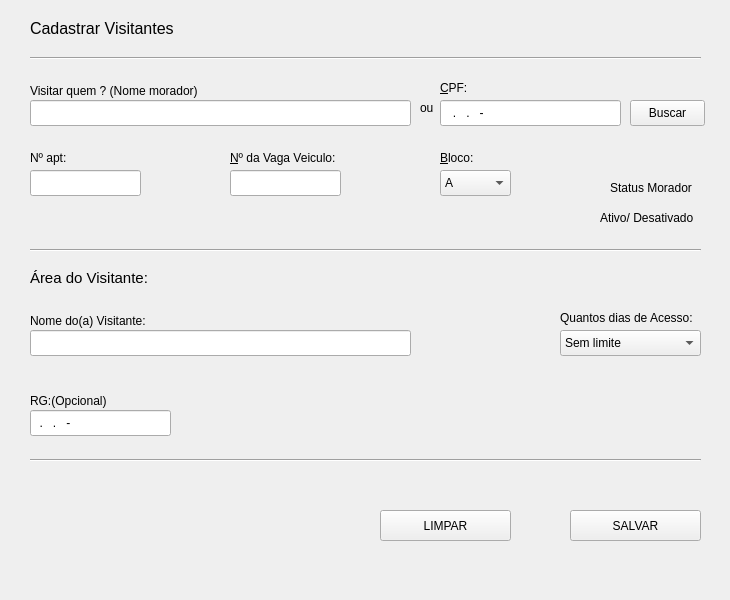
<?xml version="1.0" encoding="UTF-8"?>
<ui version="4.0">
 <class>janelaCadastrarMoradores</class>
 <widget class="QMainWindow" name="janelaCadastrarMoradores">
  <property name="geometry">
   <rect>
    <x>0</x>
    <y>0</y>
    <width>730</width>
    <height>600</height>
   </rect>
  </property>
  <property name="minimumSize">
   <size>
    <width>730</width>
    <height>600</height>
   </size>
  </property>
  <property name="maximumSize">
   <size>
    <width>730</width>
    <height>650</height>
   </size>
  </property>
  <property name="baseSize">
   <size>
    <width>725</width>
    <height>650</height>
   </size>
  </property>
  <property name="windowTitle">
   <string>PrimeCondo</string>
  </property>
  <property name="windowIcon">
   <iconset>
    <normaloff>../img/logo.png</normaloff>../img/logo.png</iconset>
  </property>
  <property name="iconSize">
   <size>
    <width>30</width>
    <height>30</height>
   </size>
  </property>
  <widget class="QWidget" name="centralwidget">
   <widget class="QLabel" name="lblNomeCompleto">
    <property name="geometry">
     <rect>
      <x>30</x>
      <y>80</y>
      <width>181</width>
      <height>21</height>
     </rect>
    </property>
    <property name="font">
     <font>
      <family>MS Shell Dlg 2</family>
      <pointsize>9</pointsize>
      <italic>false</italic>
     </font>
    </property>
    <property name="text">
     <string>Visitar quem ? (Nome morador)</string>
    </property>
    <property name="buddy">
     <cstring>inputNomeCompleto</cstring>
    </property>
   </widget>
   <widget class="QLabel" name="lblCpf">
    <property name="geometry">
     <rect>
      <x>440</x>
      <y>80</y>
      <width>55</width>
      <height>16</height>
     </rect>
    </property>
    <property name="font">
     <font>
      <pointsize>9</pointsize>
     </font>
    </property>
    <property name="text">
     <string>&amp;CPF:</string>
    </property>
    <property name="buddy">
     <cstring>inputCpf</cstring>
    </property>
   </widget>
   <widget class="QComboBox" name="comboBoxNumDias">
    <property name="enabled">
     <bool>true</bool>
    </property>
    <property name="geometry">
     <rect>
      <x>560</x>
      <y>330</y>
      <width>141</width>
      <height>26</height>
     </rect>
    </property>
    <property name="font">
     <font>
      <pointsize>9</pointsize>
     </font>
    </property>
    <property name="layoutDirection">
     <enum>Qt::LeftToRight</enum>
    </property>
    <item>
     <property name="text">
      <string>Sem limite</string>
     </property>
    </item>
    <item>
     <property name="text">
      <string>1</string>
     </property>
    </item>
    <item>
     <property name="text">
      <string>2</string>
     </property>
    </item>
    <item>
     <property name="text">
      <string>3</string>
     </property>
    </item>
    <item>
     <property name="text">
      <string>4</string>
     </property>
    </item>
    <item>
     <property name="text">
      <string>5</string>
     </property>
    </item>
    <item>
     <property name="text">
      <string>6</string>
     </property>
    </item>
   </widget>
   <widget class="QLabel" name="lblTipoMorador">
    <property name="geometry">
     <rect>
      <x>560</x>
      <y>310</y>
      <width>141</width>
      <height>16</height>
     </rect>
    </property>
    <property name="font">
     <font>
      <pointsize>9</pointsize>
     </font>
    </property>
    <property name="text">
     <string>Quantos dias de Acesso:</string>
    </property>
    <property name="buddy">
     <cstring>comboBoxNumDias</cstring>
    </property>
   </widget>
   <widget class="QPushButton" name="btnSalvarVisi">
    <property name="geometry">
     <rect>
      <x>570</x>
      <y>510</y>
      <width>131</width>
      <height>31</height>
     </rect>
    </property>
    <property name="text">
     <string>SALVAR</string>
    </property>
    <property name="autoDefault">
     <bool>false</bool>
    </property>
   </widget>
   <widget class="Line" name="line_2">
    <property name="geometry">
     <rect>
      <x>30</x>
      <y>240</y>
      <width>671</width>
      <height>20</height>
     </rect>
    </property>
    <property name="orientation">
     <enum>Qt::Horizontal</enum>
    </property>
   </widget>
   <widget class="QLabel" name="lblTituloCadastrarMoradores">
    <property name="geometry">
     <rect>
      <x>30</x>
      <y>20</y>
      <width>271</width>
      <height>16</height>
     </rect>
    </property>
    <property name="font">
     <font>
      <pointsize>12</pointsize>
     </font>
    </property>
    <property name="text">
     <string>Cadastrar Visitantes</string>
    </property>
   </widget>
   <widget class="QPushButton" name="btnLimpar">
    <property name="geometry">
     <rect>
      <x>380</x>
      <y>510</y>
      <width>131</width>
      <height>31</height>
     </rect>
    </property>
    <property name="text">
     <string>LIMPAR</string>
    </property>
   </widget>
   <widget class="Line" name="line">
    <property name="geometry">
     <rect>
      <x>30</x>
      <y>50</y>
      <width>671</width>
      <height>16</height>
     </rect>
    </property>
    <property name="orientation">
     <enum>Qt::Horizontal</enum>
    </property>
   </widget>
   <widget class="QLineEdit" name="inputNomeCompleto">
    <property name="geometry">
     <rect>
      <x>30</x>
      <y>100</y>
      <width>381</width>
      <height>26</height>
     </rect>
    </property>
    <property name="styleSheet">
     <string notr="true">font: 9pt &quot;MS Shell Dlg 2&quot;;
</string>
    </property>
    <property name="maxLength">
     <number>85</number>
    </property>
   </widget>
   <widget class="QLineEdit" name="inputCpf">
    <property name="geometry">
     <rect>
      <x>440</x>
      <y>100</y>
      <width>181</width>
      <height>26</height>
     </rect>
    </property>
    <property name="inputMask">
     <string>000.000.000-00</string>
    </property>
    <property name="maxLength">
     <number>14</number>
    </property>
    <property name="echoMode">
     <enum>QLineEdit::Normal</enum>
    </property>
    <property name="cursorPosition">
     <number>0</number>
    </property>
    <property name="placeholderText">
     <string>Digite só números</string>
    </property>
   </widget>
   <widget class="QLabel" name="lblResultado">
    <property name="geometry">
     <rect>
      <x>450</x>
      <y>400</y>
      <width>251</width>
      <height>31</height>
     </rect>
    </property>
    <property name="font">
     <font>
      <family>Arial</family>
      <pointsize>12</pointsize>
     </font>
    </property>
    <property name="text">
     <string/>
    </property>
   </widget>
   <widget class="QPushButton" name="btnAtualizarMorador">
    <property name="geometry">
     <rect>
      <x>630</x>
      <y>100</y>
      <width>75</width>
      <height>26</height>
     </rect>
    </property>
    <property name="text">
     <string>Buscar</string>
    </property>
   </widget>
   <widget class="QLabel" name="label">
    <property name="geometry">
     <rect>
      <x>420</x>
      <y>100</y>
      <width>21</width>
      <height>16</height>
     </rect>
    </property>
    <property name="text">
     <string>ou</string>
    </property>
   </widget>
   <widget class="QLabel" name="lblBloco">
    <property name="geometry">
     <rect>
      <x>440</x>
      <y>150</y>
      <width>55</width>
      <height>16</height>
     </rect>
    </property>
    <property name="font">
     <font>
      <pointsize>9</pointsize>
     </font>
    </property>
    <property name="text">
     <string>&amp;Bloco:</string>
    </property>
    <property name="buddy">
     <cstring>comboBoxBloco</cstring>
    </property>
   </widget>
   <widget class="QComboBox" name="comboBoxBloco">
    <property name="enabled">
     <bool>true</bool>
    </property>
    <property name="geometry">
     <rect>
      <x>440</x>
      <y>170</y>
      <width>71</width>
      <height>26</height>
     </rect>
    </property>
    <property name="font">
     <font>
      <pointsize>9</pointsize>
     </font>
    </property>
    <item>
     <property name="text">
      <string>A</string>
     </property>
    </item>
    <item>
     <property name="text">
      <string>B</string>
     </property>
    </item>
    <item>
     <property name="text">
      <string>C</string>
     </property>
    </item>
    <item>
     <property name="text">
      <string>D</string>
     </property>
    </item>
   </widget>
   <widget class="QLabel" name="lblNumeroVaga">
    <property name="geometry">
     <rect>
      <x>230</x>
      <y>150</y>
      <width>111</width>
      <height>16</height>
     </rect>
    </property>
    <property name="font">
     <font>
      <pointsize>9</pointsize>
     </font>
    </property>
    <property name="text">
     <string>&amp;Nº da Vaga Veiculo:</string>
    </property>
    <property name="buddy">
     <cstring>inputNumeroVaga</cstring>
    </property>
   </widget>
   <widget class="QLineEdit" name="inputNumeroVaga">
    <property name="enabled">
     <bool>true</bool>
    </property>
    <property name="geometry">
     <rect>
      <x>230</x>
      <y>170</y>
      <width>111</width>
      <height>26</height>
     </rect>
    </property>
    <property name="inputMask">
     <string>0000</string>
    </property>
    <property name="maxLength">
     <number>4</number>
    </property>
    <property name="cursorPosition">
     <number>0</number>
    </property>
   </widget>
   <widget class="QLabel" name="lblPossuiVeiculo_2">
    <property name="geometry">
     <rect>
      <x>610</x>
      <y>180</y>
      <width>91</width>
      <height>16</height>
     </rect>
    </property>
    <property name="font">
     <font>
      <pointsize>9</pointsize>
     </font>
    </property>
    <property name="text">
     <string>Status Morador</string>
    </property>
    <property name="buddy">
     <cstring>radioButtonOpcaoSim</cstring>
    </property>
   </widget>
   <widget class="QLineEdit" name="inputNumeroApartamento">
    <property name="geometry">
     <rect>
      <x>30</x>
      <y>170</y>
      <width>111</width>
      <height>26</height>
     </rect>
    </property>
    <property name="inputMask">
     <string>0000</string>
    </property>
    <property name="maxLength">
     <number>4</number>
    </property>
    <property name="echoMode">
     <enum>QLineEdit::Normal</enum>
    </property>
    <property name="cursorPosition">
     <number>0</number>
    </property>
   </widget>
   <widget class="QLabel" name="lblNumeroApartamento">
    <property name="geometry">
     <rect>
      <x>30</x>
      <y>150</y>
      <width>101</width>
      <height>16</height>
     </rect>
    </property>
    <property name="font">
     <font>
      <pointsize>9</pointsize>
     </font>
    </property>
    <property name="text">
     <string>Nº apt:</string>
    </property>
    <property name="buddy">
     <cstring>inputNumeroApartamento</cstring>
    </property>
   </widget>
   <widget class="QLabel" name="lblPossuiVeiculo_3">
    <property name="geometry">
     <rect>
      <x>600</x>
      <y>210</y>
      <width>101</width>
      <height>16</height>
     </rect>
    </property>
    <property name="font">
     <font>
      <pointsize>9</pointsize>
     </font>
    </property>
    <property name="text">
     <string>Ativo/ Desativado</string>
    </property>
    <property name="buddy">
     <cstring>radioButtonOpcaoSim</cstring>
    </property>
   </widget>
   <widget class="QLineEdit" name="inputNomeVisitante">
    <property name="geometry">
     <rect>
      <x>30</x>
      <y>330</y>
      <width>381</width>
      <height>26</height>
     </rect>
    </property>
    <property name="styleSheet">
     <string notr="true">font: 9pt &quot;MS Shell Dlg 2&quot;;
</string>
    </property>
    <property name="maxLength">
     <number>85</number>
    </property>
   </widget>
   <widget class="QLabel" name="lblNomeCompleto_3">
    <property name="geometry">
     <rect>
      <x>30</x>
      <y>310</y>
      <width>181</width>
      <height>21</height>
     </rect>
    </property>
    <property name="font">
     <font>
      <family>MS Shell Dlg 2</family>
      <pointsize>9</pointsize>
      <italic>false</italic>
     </font>
    </property>
    <property name="text">
     <string>Nome do(a) Visitante:</string>
    </property>
    <property name="buddy">
     <cstring>inputNomeCompleto</cstring>
    </property>
   </widget>
   <widget class="QLineEdit" name="inputRgVisitante">
    <property name="geometry">
     <rect>
      <x>30</x>
      <y>410</y>
      <width>141</width>
      <height>26</height>
     </rect>
    </property>
    <property name="styleSheet">
     <string notr="true">font: 9pt &quot;MS Shell Dlg 2&quot;;
</string>
    </property>
    <property name="inputMask">
     <string>00.000.000-00</string>
    </property>
    <property name="text">
     <string>..-</string>
    </property>
    <property name="maxLength">
     <number>13</number>
    </property>
    <property name="cursorPosition">
     <number>0</number>
    </property>
   </widget>
   <widget class="QLabel" name="lblNomeCompleto_4">
    <property name="geometry">
     <rect>
      <x>30</x>
      <y>390</y>
      <width>151</width>
      <height>21</height>
     </rect>
    </property>
    <property name="font">
     <font>
      <family>MS Shell Dlg 2</family>
      <pointsize>9</pointsize>
      <italic>false</italic>
     </font>
    </property>
    <property name="text">
     <string>RG:(Opcional)</string>
    </property>
    <property name="buddy">
     <cstring>inputNomeCompleto</cstring>
    </property>
   </widget>
   <widget class="Line" name="line_3">
    <property name="geometry">
     <rect>
      <x>30</x>
      <y>450</y>
      <width>671</width>
      <height>20</height>
     </rect>
    </property>
    <property name="orientation">
     <enum>Qt::Horizontal</enum>
    </property>
   </widget>
   <widget class="QLabel" name="lblTituloCadastrarMoradores_2">
    <property name="geometry">
     <rect>
      <x>30</x>
      <y>270</y>
      <width>131</width>
      <height>16</height>
     </rect>
    </property>
    <property name="font">
     <font>
      <pointsize>11</pointsize>
     </font>
    </property>
    <property name="text">
     <string>Área do Visitante:</string>
    </property>
   </widget>
  </widget>
 </widget>
 <tabstops>
  <tabstop>inputNomeCompleto</tabstop>
  <tabstop>inputCpf</tabstop>
  <tabstop>btnAtualizarMorador</tabstop>
  <tabstop>inputNumeroApartamento</tabstop>
  <tabstop>inputNumeroVaga</tabstop>
  <tabstop>comboBoxBloco</tabstop>
  <tabstop>inputNomeVisitante</tabstop>
  <tabstop>comboBoxNumDias</tabstop>
  <tabstop>inputRgVisitante</tabstop>
  <tabstop>btnLimpar</tabstop>
  <tabstop>btnSalvarVisi</tabstop>
 </tabstops>
 <resources/>
 <connections>
  <connection>
   <sender>btnLimpar</sender>
   <signal>clicked()</signal>
   <receiver>inputNomeCompleto</receiver>
   <slot>clear()</slot>
   <hints>
    <hint type="sourcelabel">
     <x>445</x>
     <y>613</y>
    </hint>
    <hint type="destinationlabel">
     <x>292</x>
     <y>123</y>
    </hint>
   </hints>
  </connection>
  <connection>
   <sender>btnLimpar</sender>
   <signal>clicked()</signal>
   <receiver>inputCpf</receiver>
   <slot>clear()</slot>
   <hints>
    <hint type="sourcelabel">
     <x>433</x>
     <y>602</y>
    </hint>
    <hint type="destinationlabel">
     <x>440</x>
     <y>125</y>
    </hint>
   </hints>
  </connection>
 </connections>
</ui>
